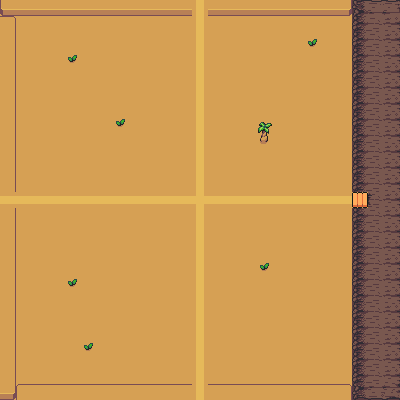

The image is a tile-based game level rendered from a .tmx file. Its description and complete source (layers, tilesets, objects, tile grids) follow:
An orthogonal 25x25 tile map with 16x16 px tiles, 2 tile layers (Ground, Collisions), 3 tilesets and 10 objects.

<map version="1.5" tiledversion="1.5.0" orientation="orthogonal" renderorder="right-down" width="25" height="25" tilewidth="16" tileheight="16" infinite="0" nextlayerid="6" nextobjectid="12">
 <tileset firstgid="1" source="DesertTileset.tsx" />
 <tileset firstgid="211" source="CaveTileSet.tsx" />
 <tileset firstgid="1211" source="NinjaTilesetElement.tsx" />
 <layer id="3" name="Ground" width="25" height="25">
  <data encoding="csv">
136,136,136,136,136,136,136,136,136,136,136,136,15,136,136,136,136,136,136,136,136,136,136,136,136,
136,136,136,136,136,136,136,136,136,136,136,136,15,136,136,136,136,136,136,136,136,136,136,136,136,
136,136,136,136,136,136,136,136,136,136,136,136,15,136,136,136,136,136,136,136,136,136,136,136,136,
136,136,136,136,136,136,136,136,136,136,136,136,15,136,136,136,136,136,136,136,136,136,136,136,136,
136,136,136,136,136,136,136,136,136,136,136,136,15,136,136,136,136,136,136,136,136,136,136,136,136,
136,136,136,136,136,136,136,136,136,136,136,136,15,136,136,136,136,136,136,136,136,136,136,136,136,
136,136,136,136,136,136,136,136,136,136,136,136,15,136,136,136,136,136,136,136,136,136,136,136,136,
136,136,136,136,136,136,136,136,136,136,136,136,15,136,136,136,136,136,136,136,136,136,136,136,136,
136,136,136,136,136,136,136,136,136,136,136,136,15,136,136,136,136,136,136,136,136,136,136,136,136,
136,136,136,136,136,136,136,136,136,136,136,136,15,136,136,136,136,136,136,136,136,136,136,136,136,
136,136,136,136,136,136,136,136,136,136,136,136,15,136,136,136,136,136,136,136,136,136,136,136,136,
136,136,136,136,136,136,136,136,136,136,136,136,15,136,136,136,136,136,136,136,136,136,136,136,136,
2,2,2,2,2,2,2,2,2,2,2,2,25,30,30,30,30,30,30,30,30,30,136,136,136,
136,136,136,136,136,136,136,136,136,136,136,136,15,136,136,136,136,136,136,136,136,136,136,136,136,
136,136,136,136,136,136,136,136,136,136,136,136,15,136,136,136,136,136,136,136,136,136,136,136,136,
136,136,136,136,136,136,136,136,136,136,136,136,15,136,136,136,136,136,136,136,136,136,136,136,136,
136,136,136,136,136,136,136,136,136,136,136,136,15,136,136,136,136,136,136,136,136,136,136,136,136,
136,136,136,136,136,136,136,136,136,136,136,136,15,136,136,136,136,136,136,136,136,136,136,136,136,
136,136,136,136,136,136,136,136,136,136,136,136,15,136,136,136,136,136,136,136,136,136,136,136,136,
136,136,136,136,136,136,136,136,136,136,136,136,15,136,136,136,136,136,136,136,136,136,136,136,136,
136,136,136,136,136,136,136,136,136,136,136,136,15,136,136,136,136,136,136,136,136,136,136,136,136,
136,136,136,136,136,136,136,136,136,136,136,136,15,136,136,136,136,136,136,136,136,136,136,136,136,
136,136,136,136,136,136,136,136,136,136,136,136,15,136,136,136,136,136,136,136,136,136,136,136,136,
136,136,136,136,136,136,136,136,136,136,136,136,15,136,136,136,136,136,136,136,136,136,136,136,136,
136,136,136,136,136,136,136,136,136,136,136,136,15,136,136,136,136,136,136,136,136,136,136,136,136
</data>
 </layer>
 <layer id="4" name="Collisions" width="25" height="25">
  <data encoding="csv">
107,108,108,108,108,108,108,108,108,108,108,108,0,108,108,108,108,108,108,108,108,109,2684354972,2684354932,2684354892,
81,0,0,0,0,0,0,0,0,0,0,0,0,0,0,0,0,0,0,0,0,0,2684354973,2684354933,2684354893,
95,0,0,0,0,0,0,0,0,0,0,0,0,0,0,0,0,0,0,53,0,0,2684354973,2684354933,2684354893,
95,0,0,0,53,0,0,0,0,0,0,0,0,0,0,0,0,0,0,0,0,0,2684354973,2684354933,2684354893,
95,0,0,0,0,0,0,0,0,0,0,0,0,0,0,0,0,0,0,0,0,0,2684354973,2684354933,2684354893,
95,0,0,0,0,0,0,0,0,0,0,0,0,0,0,0,0,0,0,0,0,0,2684354973,2684354933,2684354893,
95,0,0,0,0,0,0,0,0,0,0,0,0,0,0,0,0,0,0,0,0,0,2684354973,2684354933,2684354893,
95,0,0,0,0,0,0,53,0,0,0,0,0,0,0,0,41,0,0,0,0,0,2684354973,2684354933,2684354893,
95,0,0,0,0,0,0,0,0,0,0,0,0,0,0,0,55,0,0,0,0,0,2684354973,2684354933,2684354893,
95,0,0,0,0,0,0,0,0,0,0,0,0,0,0,0,0,0,0,0,0,0,2684354973,2684354933,2684354893,
95,0,0,0,0,0,0,0,0,0,0,0,0,0,0,0,0,0,0,0,0,0,2684354973,2684354933,2684354893,
95,0,0,0,0,0,0,0,0,0,0,0,0,0,0,0,0,0,0,0,0,0,2684354973,2684354933,2684354893,
0,0,0,0,0,0,0,0,0,0,0,0,0,0,0,0,0,0,0,0,0,0,1253,2684354981,2684354893,
95,0,0,0,0,0,0,0,0,0,0,0,0,0,0,0,0,0,0,0,0,0,2684354973,2684354933,2684354893,
95,0,0,0,0,0,0,0,0,0,0,0,0,0,0,0,0,0,0,0,0,0,2684354973,2684354933,2684354893,
95,0,0,0,0,0,0,0,0,0,0,0,0,0,0,0,0,0,0,0,0,0,2684354973,2684354933,2684354893,
95,0,0,0,0,0,0,0,0,0,0,0,0,0,0,0,53,0,0,0,0,0,2684354973,2684354933,2684354893,
95,0,0,0,53,0,0,0,0,0,0,0,0,0,0,0,0,0,0,0,0,0,2684354973,2684354933,2684354893,
95,0,0,0,0,0,0,0,0,0,0,0,0,0,0,0,0,0,0,0,0,0,2684354973,2684354933,2684354893,
95,0,0,0,0,0,0,0,0,0,0,0,0,0,0,0,0,0,0,0,0,0,2684354973,2684354933,2684354893,
95,0,0,0,0,0,0,0,0,0,0,0,0,0,0,0,0,0,0,0,0,0,2684354973,2684354933,2684354893,
95,0,0,0,0,53,0,0,0,0,0,0,0,0,0,0,0,0,0,0,0,0,2684354973,2684354933,2684354893,
95,0,0,0,0,0,0,0,0,0,0,0,0,0,0,0,0,0,0,0,0,0,2684354973,2684354933,2684354893,
95,0,0,0,0,0,0,0,0,0,0,0,0,0,0,0,0,0,0,0,0,0,2684354973,2684354933,2684354893,
109,79,80,80,80,80,80,80,80,80,80,80,0,80,80,80,80,80,80,80,80,81,2684354974,2684354934,2684354894
</data>
 </layer>
 <objectgroup id="5" name="CollisionMasks">
  <object id="1" x="351.431" y="0" width="47.9732" height="190.777" />
  <object id="2" x="350.874" y="190.219" width="49.0888" height="19.524" />
  <object id="3" x="351.989" y="208.07" width="47.4154" height="191.893" />
  <object id="4" x="207.512" y="0" width="143.362" height="16.7348" />
  <object id="5" x="0.557828" y="-0.557828" width="190.777" height="15.6192" />
  <object id="6" x="0.557828" y="15.6192" width="15.6192" height="176.274" />
  <object id="7" x="0.557828" y="190.219" width="14.5035" height="208.628" />
  <object id="8" x="16.177" y="385.459" width="190.778" height="13.9457" />
  <object id="9" x="208.07" y="383.785" width="143.92" height="16.7348" />
  <object id="10" x="258.832" y="122.164" width="11.7144" height="22.3131" />
 </objectgroup>
</map>
